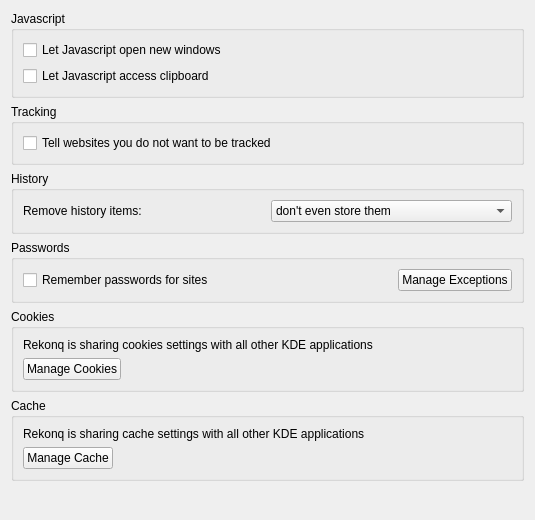
<?xml version="1.0" encoding="UTF-8"?>
<ui version="4.0">
 <class>privacy</class>
 <widget class="QWidget" name="privacy">
  <property name="geometry">
   <rect>
    <x>0</x>
    <y>0</y>
    <width>535</width>
    <height>520</height>
   </rect>
  </property>
  <layout class="QVBoxLayout" name="verticalLayout_7">
   <item>
    <widget class="QGroupBox" name="groupBox_4">
     <property name="title">
      <string>Javascript</string>
     </property>
     <layout class="QVBoxLayout" name="verticalLayout_5">
      <item>
       <widget class="QCheckBox" name="kcfg_javascriptCanOpenWindows">
        <property name="text">
         <string>Let Javascript open new windows</string>
        </property>
       </widget>
      </item>
      <item>
       <widget class="QCheckBox" name="kcfg_javascriptCanAccessClipboard">
        <property name="text">
         <string>Let Javascript access clipboard</string>
        </property>
       </widget>
      </item>
     </layout>
    </widget>
   </item>
   <item>
    <widget class="QGroupBox" name="groupBox">
     <property name="title">
      <string>Tracking</string>
     </property>
     <layout class="QVBoxLayout" name="verticalLayout_3">
      <item>
       <widget class="QCheckBox" name="doNotTrackCheckBox">
        <property name="text">
         <string>Tell websites you do not want to be tracked</string>
        </property>
       </widget>
      </item>
     </layout>
    </widget>
   </item>
   <item>
    <widget class="QGroupBox" name="groupBox_2">
     <property name="title">
      <string>History</string>
     </property>
     <layout class="QVBoxLayout" name="verticalLayout">
      <item>
       <layout class="QHBoxLayout" name="horizontalLayout">
        <item>
         <widget class="QLabel" name="label">
          <property name="text">
           <string>Remove history items:</string>
          </property>
         </widget>
        </item>
        <item>
         <widget class="QComboBox" name="kcfg_historyMaintainingPeriod">
          <item>
           <property name="text">
            <string>don't even store them</string>
           </property>
          </item>
          <item>
           <property name="text">
            <string>at application exit</string>
           </property>
          </item>
          <item>
           <property name="text">
            <string>every day</string>
           </property>
          </item>
          <item>
           <property name="text">
            <string>every month</string>
           </property>
          </item>
          <item>
           <property name="text">
            <string>every 3 months</string>
           </property>
          </item>
          <item>
           <property name="text">
            <string>never</string>
           </property>
          </item>
         </widget>
        </item>
       </layout>
      </item>
     </layout>
    </widget>
   </item>
   <item>
    <widget class="QGroupBox" name="groupBox_5">
     <property name="title">
      <string>Passwords</string>
     </property>
     <layout class="QVBoxLayout" name="verticalLayout_4">
      <item>
       <layout class="QHBoxLayout" name="horizontalLayout_2">
        <item>
         <widget class="QCheckBox" name="kcfg_passwordSavingEnabled">
          <property name="text">
           <string>Remember passwords for sites</string>
          </property>
         </widget>
        </item>
        <item>
         <spacer name="horizontalSpacer_3">
          <property name="orientation">
           <enum>Qt::Horizontal</enum>
          </property>
          <property name="sizeHint" stdset="0">
           <size>
            <width>40</width>
            <height>20</height>
           </size>
          </property>
         </spacer>
        </item>
        <item>
         <widget class="QPushButton" name="managePassExceptionsButton">
          <property name="text">
           <string>Manage Exceptions</string>
          </property>
         </widget>
        </item>
       </layout>
      </item>
     </layout>
    </widget>
   </item>
   <item>
    <widget class="QGroupBox" name="groupBox_3">
     <property name="title">
      <string>Cookies</string>
     </property>
     <layout class="QVBoxLayout" name="verticalLayout_2">
      <item>
       <widget class="QLabel" name="label_2">
        <property name="text">
         <string>Rekonq is sharing cookies settings with all other KDE applications</string>
        </property>
        <property name="wordWrap">
         <bool>false</bool>
        </property>
       </widget>
      </item>
      <item>
       <layout class="QHBoxLayout" name="horizontalLayout_3">
        <item>
         <widget class="QPushButton" name="cookiesButton">
          <property name="text">
           <string>Manage Cookies</string>
          </property>
          <property name="icon">
           <iconset theme="preferences-web-browser-cookies">
            <normaloff/>
           </iconset>
          </property>
         </widget>
        </item>
        <item>
         <spacer name="horizontalSpacer">
          <property name="orientation">
           <enum>Qt::Horizontal</enum>
          </property>
          <property name="sizeHint" stdset="0">
           <size>
            <width>40</width>
            <height>20</height>
           </size>
          </property>
         </spacer>
        </item>
       </layout>
      </item>
     </layout>
    </widget>
   </item>
   <item>
    <widget class="QGroupBox" name="groupBox_6">
     <property name="title">
      <string>Cache</string>
     </property>
     <layout class="QVBoxLayout" name="verticalLayout_6">
      <item>
       <widget class="QLabel" name="label_4">
        <property name="text">
         <string>Rekonq is sharing cache settings with all other KDE applications</string>
        </property>
        <property name="wordWrap">
         <bool>false</bool>
        </property>
       </widget>
      </item>
      <item>
       <layout class="QHBoxLayout" name="horizontalLayout_5">
        <item>
         <widget class="QPushButton" name="cacheButton">
          <property name="text">
           <string>Manage Cache</string>
          </property>
          <property name="icon">
           <iconset theme="preferences-web-browser-cache">
            <normaloff/>
           </iconset>
          </property>
         </widget>
        </item>
        <item>
         <spacer name="horizontalSpacer_4">
          <property name="orientation">
           <enum>Qt::Horizontal</enum>
          </property>
          <property name="sizeHint" stdset="0">
           <size>
            <width>40</width>
            <height>20</height>
           </size>
          </property>
         </spacer>
        </item>
       </layout>
      </item>
     </layout>
    </widget>
   </item>
   <item>
    <spacer name="verticalSpacer">
     <property name="orientation">
      <enum>Qt::Vertical</enum>
     </property>
     <property name="sizeHint" stdset="0">
      <size>
       <width>20</width>
       <height>135</height>
      </size>
     </property>
    </spacer>
   </item>
  </layout>
 </widget>
 <resources/>
 <connections/>
</ui>
